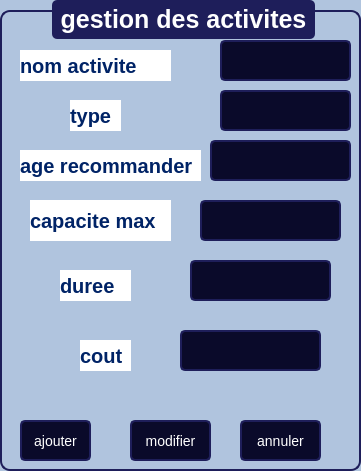
      <widget class="QGroupBox" name="groupBox_24">
       <property name="geometry">
        <rect>
         <x>470</x>
         <y>130</y>
         <width>361</width>
         <height>471</height>
        </rect>
       </property>
       <property name="styleSheet">
        <string notr="true">QGroupBox {
    font-family: &quot;Arial&quot;;
    font-size: 25px;
    font-weight: bold;
    color: #0A0A2A;
    border: 2px solid #1E1E5A;
    border-radius: 10px;
    margin-top: 10px;
    background-color: #B0C4DE;
}

QGroupBox::title {
    subcontrol-origin: margin;
    subcontrol-position: top center;
    padding: 5px;
    background-color: #1E1E5A;
    color: white;
    border-radius: 5px;
}
</string>
       </property>
       <property name="title">
        <string>gestion des activites</string>
       </property>
       <widget class="QLabel" name="label_151">
        <property name="geometry">
         <rect>
          <x>20</x>
          <y>50</y>
          <width>151</width>
          <height>31</height>
         </rect>
        </property>
        <property name="styleSheet">
         <string notr="true">QLabel {
	background-color: rgb(255, 255, 255);
	color: rgb(255, 255, 255);
    font-size: 20px;
    font-weight: bold;
    color: #002366;  /* Bleu foncé */
}</string>
        </property>
        <property name="text">
         <string>nom activite</string>
        </property>
       </widget>
       <widget class="QLabel" name="label_152">
        <property name="geometry">
         <rect>
          <x>70</x>
          <y>100</y>
          <width>51</width>
          <height>31</height>
         </rect>
        </property>
        <property name="styleSheet">
         <string notr="true">QLabel {
	background-color: rgb(255, 255, 255);
	font: 6pt &quot;Segoe UI&quot;;
    font-size: 20px;
    font-weight: bold;
    color: #002366;  /* Bleu foncé */
}
</string>
        </property>
        <property name="text">
         <string>type</string>
        </property>
       </widget>
       <widget class="QLabel" name="label_153">
        <property name="geometry">
         <rect>
          <x>20</x>
          <y>150</y>
          <width>181</width>
          <height>31</height>
         </rect>
        </property>
        <property name="styleSheet">
         <string notr="true">QLabel {
	background-color: rgb(255, 255, 255);
	alternate-background-color: rgb(255, 255, 255);
    font-size: 20px;
    font-weight: bold;
    color: #002366;  /* Bleu foncé */
}</string>
        </property>
        <property name="text">
         <string>age recommander</string>
        </property>
       </widget>
       <widget class="QLineEdit" name="lineEdit_47">
        <property name="geometry">
         <rect>
          <x>220</x>
          <y>40</y>
          <width>131</width>
          <height>41</height>
         </rect>
        </property>
        <property name="styleSheet">
         <string notr="true">QLineEdit, QDateTimeEdit {
    font-family: &quot;Arial&quot;;
    font-size: 14px;
    color: white;
    background-color: #0A0A2A;
    border: 2px solid #1E1E5A;
    border-radius: 5px;
    padding: 5px;
}

QPushButton {
    font-family: &quot;Arial Black&quot;;
    font-size: 14px;
    color: white;
    background-color: #0A0A2A;
    border: 2px solid #1E1E5A;
    border-radius: 5px;
    padding: 5px;
}

QPushButton:hover {
    background-color: #1E1E5A;
}
</string>
        </property>
       </widget>
       <widget class="QLineEdit" name="l2_27">
        <property name="geometry">
         <rect>
          <x>220</x>
          <y>90</y>
          <width>131</width>
          <height>41</height>
         </rect>
        </property>
        <property name="styleSheet">
         <string notr="true">QLineEdit, QDateTimeEdit {
    font-family: &quot;Arial&quot;;
    font-size: 14px;
    color: white;
    background-color: #0A0A2A;
    border: 2px solid #1E1E5A;
    border-radius: 5px;
    padding: 5px;
}

QPushButton {
    font-family: &quot;Arial Black&quot;;
    font-size: 14px;
    color: white;
    background-color: #0A0A2A;
    border: 2px solid #1E1E5A;
    border-radius: 5px;
    padding: 5px;
}

QPushButton:hover {
    background-color: #1E1E5A;
}

</string>
        </property>
       </widget>
       <widget class="QLabel" name="label_155">
        <property name="geometry">
         <rect>
          <x>30</x>
          <y>200</y>
          <width>141</width>
          <height>41</height>
         </rect>
        </property>
        <property name="styleSheet">
         <string notr="true">QLabel {
	background-color: rgb(255, 255, 255);
    font-size: 20px;
    font-weight: bold;
    color: #002366;  /* Bleu foncé */
}</string>
        </property>
        <property name="text">
         <string>capacite max</string>
        </property>
       </widget>
       <widget class="QLineEdit" name="l2_28">
        <property name="geometry">
         <rect>
          <x>200</x>
          <y>200</y>
          <width>141</width>
          <height>41</height>
         </rect>
        </property>
        <property name="styleSheet">
         <string notr="true">QLineEdit, QDateTimeEdit {
    font-family: &quot;Arial&quot;;
    font-size: 14px;
    color: white;
    background-color: #0A0A2A;
    border: 2px solid #1E1E5A;
    border-radius: 5px;
    padding: 5px;
}

QPushButton {
    font-family: &quot;Arial Black&quot;;
    font-size: 14px;
    color: white;
    background-color: #0A0A2A;
    border: 2px solid #1E1E5A;
    border-radius: 5px;
    padding: 5px;
}

QPushButton:hover {
    background-color: #1E1E5A;
}

</string>
        </property>
       </widget>
       <widget class="QLabel" name="label_156">
        <property name="geometry">
         <rect>
          <x>60</x>
          <y>270</y>
          <width>71</width>
          <height>31</height>
         </rect>
        </property>
        <property name="styleSheet">
         <string notr="true">QLabel {
	background-color: rgb(255, 255, 255);
	font: 6pt &quot;Segoe UI&quot;;
    font-size: 20px;
    font-weight: bold;
    color: #002366;  /* Bleu foncé */
}
</string>
        </property>
        <property name="text">
         <string>duree</string>
        </property>
       </widget>
       <widget class="QLineEdit" name="l2_29">
        <property name="geometry">
         <rect>
          <x>190</x>
          <y>260</y>
          <width>141</width>
          <height>41</height>
         </rect>
        </property>
        <property name="styleSheet">
         <string notr="true">QLineEdit, QDateTimeEdit {
    font-family: &quot;Arial&quot;;
    font-size: 14px;
    color: white;
    background-color: #0A0A2A;
    border: 2px solid #1E1E5A;
    border-radius: 5px;
    padding: 5px;
}

QPushButton {
    font-family: &quot;Arial Black&quot;;
    font-size: 14px;
    color: white;
    background-color: #0A0A2A;
    border: 2px solid #1E1E5A;
    border-radius: 5px;
    padding: 5px;
}

QPushButton:hover {
    background-color: #1E1E5A;
}

</string>
        </property>
       </widget>
       <widget class="QLabel" name="label_157">
        <property name="geometry">
         <rect>
          <x>80</x>
          <y>340</y>
          <width>51</width>
          <height>31</height>
         </rect>
        </property>
        <property name="styleSheet">
         <string notr="true">QLabel {
	background-color: rgb(255, 255, 255);
	font: 6pt &quot;Segoe UI&quot;;
    font-size: 20px;
    font-weight: bold;
    color: #002366;  /* Bleu foncé */
}
</string>
        </property>
        <property name="text">
         <string>cout</string>
        </property>
       </widget>
       <widget class="QLineEdit" name="l2_30">
        <property name="geometry">
         <rect>
          <x>180</x>
          <y>330</y>
          <width>141</width>
          <height>41</height>
         </rect>
        </property>
        <property name="styleSheet">
         <string notr="true">QLineEdit, QDateTimeEdit {
    font-family: &quot;Arial&quot;;
    font-size: 14px;
    color: white;
    background-color: #0A0A2A;
    border: 2px solid #1E1E5A;
    border-radius: 5px;
    padding: 5px;
}

QPushButton {
    font-family: &quot;Arial Black&quot;;
    font-size: 14px;
    color: white;
    background-color: #0A0A2A;
    border: 2px solid #1E1E5A;
    border-radius: 5px;
    padding: 5px;
}

QPushButton:hover {
    background-color: #1E1E5A;
}

</string>
        </property>
       </widget>
       <widget class="QPushButton" name="pushButton_142">
        <property name="geometry">
         <rect>
          <x>20</x>
          <y>420</y>
          <width>71</width>
          <height>41</height>
         </rect>
        </property>
        <property name="styleSheet">
         <string notr="true">QLineEdit, QDateTimeEdit {
    font-family: &quot;Arial&quot;;
    font-size: 14px;
    color: white;
    background-color: #0A0A2A;
    border: 2px solid #1E1E5A;
    border-radius: 5px;
    padding: 5px;
}

QPushButton {
    font-family: &quot;Arial Black&quot;;
    font-size: 14px;
    color: white;
    background-color: #0A0A2A;
    border: 2px solid #1E1E5A;
    border-radius: 5px;
    padding: 5px;
}

QPushButton:hover {
    background-color: #1E1E5A;
}
</string>
        </property>
        <property name="text">
         <string>ajouter</string>
        </property>
        <property name="icon">
         <iconset>
          <normaloff>:/icons/icones/addition.png</normaloff>:/icons/icones/addition.png</iconset>
        </property>
        <property name="iconSize">
         <size>
          <width>20</width>
          <height>20</height>
         </size>
        </property>
       </widget>
       <widget class="QPushButton" name="pushButton_143">
        <property name="geometry">
         <rect>
          <x>130</x>
          <y>420</y>
          <width>81</width>
          <height>41</height>
         </rect>
        </property>
        <property name="styleSheet">
         <string notr="true">QLineEdit, QDateTimeEdit {
    font-family: &quot;Arial&quot;;
    font-size: 14px;
    color: white;
    background-color: #0A0A2A;
    border: 2px solid #1E1E5A;
    border-radius: 5px;
    padding: 5px;
}

QPushButton {
    font-family: &quot;Arial Black&quot;;
    font-size: 14px;
    color: white;
    background-color: #0A0A2A;
    border: 2px solid #1E1E5A;
    border-radius: 5px;
    padding: 5px;
}

QPushButton:hover {
    background-color: #1E1E5A;
}
</string>
        </property>
        <property name="text">
         <string>modifier</string>
        </property>
        <property name="icon">
         <iconset>
          <normaloff>:/icons/icones/addition.png</normaloff>:/icons/icones/addition.png</iconset>
        </property>
        <property name="iconSize">
         <size>
          <width>20</width>
          <height>20</height>
         </size>
        </property>
       </widget>
       <widget class="QPushButton" name="pushButton_144">
        <property name="geometry">
         <rect>
          <x>240</x>
          <y>420</y>
          <width>81</width>
          <height>41</height>
         </rect>
        </property>
        <property name="styleSheet">
         <string notr="true">QLineEdit, QDateTimeEdit {
    font-family: &quot;Arial&quot;;
    font-size: 14px;
    color: white;
    background-color: #0A0A2A;
    border: 2px solid #1E1E5A;
    border-radius: 5px;
    padding: 5px;
}

QPushButton {
    font-family: &quot;Arial Black&quot;;
    font-size: 14px;
    color: white;
    background-color: #0A0A2A;
    border: 2px solid #1E1E5A;
    border-radius: 5px;
    padding: 5px;
}

QPushButton:hover {
    background-color: #1E1E5A;
}
</string>
        </property>
        <property name="text">
         <string>annuler</string>
        </property>
        <property name="icon">
         <iconset>
          <normaloff>:/icons/icones/addition.png</normaloff>:/icons/icones/addition.png</iconset>
        </property>
        <property name="iconSize">
         <size>
          <width>20</width>
          <height>20</height>
         </size>
        </property>
       </widget>
       <widget class="QLineEdit" name="l2_31">
        <property name="geometry">
         <rect>
          <x>210</x>
          <y>140</y>
          <width>141</width>
          <height>41</height>
         </rect>
        </property>
        <property name="styleSheet">
         <string notr="true">QLineEdit, QDateTimeEdit {
    font-family: &quot;Arial&quot;;
    font-size: 14px;
    color: white;
    background-color: #0A0A2A;
    border: 2px solid #1E1E5A;
    border-radius: 5px;
    padding: 5px;
}

QPushButton {
    font-family: &quot;Arial Black&quot;;
    font-size: 14px;
    color: white;
    background-color: #0A0A2A;
    border: 2px solid #1E1E5A;
    border-radius: 5px;
    padding: 5px;
}

QPushButton:hover {
    background-color: #1E1E5A;
}

</string>
        </property>
       </widget>
      </widget>
